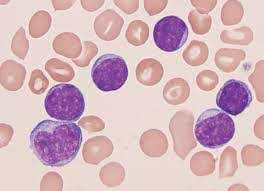
#> input picture 1_image_processing/dataset/train/img-1.jpg, 264 x 191 px
$ jupyter execute test.ipynb   (shell and % lines are left out)   (older library calls are emulated)
#> lines starting #> are read from the running program, lines starting #| are printed output that depends on the picture; after the words box and inside, x2 and y2 are one past the last pixel; in counts of white or black regions, pixels touching at a corner belong together
[cell 1]
import numpy as np
import cv2
import matplotlib
import matplotlib.pyplot as plt

[cell 2]
cvimg = cv2.imread('dataset/train/img-1.jpg')
#> cvimg is the input picture: shape (191, 264, 3); mean B, G, R 189, 183.6, 214
rgbimg = cv2.cvtColor(cvimg, cv2.COLOR_BGR2RGB)
plt.imshow(rgbimg)

[cell 3]
gsimg = cv2.cvtColor(cvimg, cv2.COLOR_BGR2GRAY)
plt.imshow(gsimg, 'gray')

[cell 4]
def my_rgb2gray(img_rgb):
    img_gray = np.ndarray((img_rgb.shape[0], img_rgb.shape[1]))
    img_gray = 0.21*img_rgb[:, :, 0] + 0.77*img_rgb[:, :, 1] + 0.07*img_rgb[:, :, 2]
    img_gray = img_gray.astype('uint8')
    return img_gray
scgsimg = my_rgb2gray(rgbimg)
plt.imshow(scgsimg, 'gray')

[cell 5]
blueimg = cvimg[:,:,0].astype('float64')
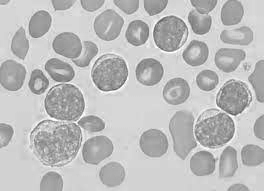
#> blueimg: shape (191, 264) float64; min 92, max 255, mean 189
blueimg *= (255.0/blueimg.max())
blueimg = blueimg.astype('uint8')
plt.imshow(blueimg, 'gray')

[cell 6]
greenimg = cvimg[:,:,1].astype('float64')
greenimg *= (255.0/greenimg.max())
greenimg = greenimg.astype('uint8')
plt.imshow(greenimg, 'gray')

[cell 7]
redimg = cvimg[:,:,2].astype('float64')
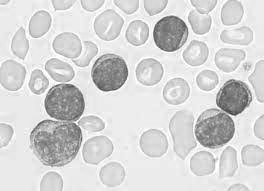
#> redimg: shape (191, 264) float64; min 61, max 255, mean 214
redimg *= (255.0/redimg.max())
redimg = redimg.astype('uint8')
plt.imshow(redimg, 'gray')

[cell 8]
plt.imshow(cvimg)

[cell 9]
_, bingreenimg = cv2.threshold(greenimg, 127, 255, cv2.THRESH_BINARY)
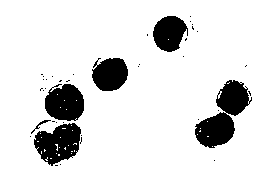
#> bingreenimg: shape (191, 264); 87.6% white; 40 black regions (34 under 20 px), largest, box (x1, y1, x2, y2) and area: (195, 80, 252, 148) 1840, (34, 123, 81, 166) 1309, (45, 84, 84, 121) 1140, (92, 58, 128, 91) 942, (153, 16, 188, 52) 904, (31, 120, 51, 134) 45
plt.imshow(bingreenimg, 'gray')

[cell 10]
adabingreenimg = cv2.adaptiveThreshold(greenimg, 255, cv2.ADAPTIVE_THRESH_MEAN_C, cv2.THRESH_BINARY, 535, 64)
#> adabingreenimg: shape (191, 264); 86.6% white; 91 black regions (82 under 20 px), largest, box (x1, y1, x2, y2) and area: (195, 79, 252, 148) 1944, (34, 122, 82, 167) 1408, (45, 84, 85, 121) 1172
plt.imshow(adabingreenimg, 'gray')

[cell 11]
invadabingreenimg = 255-adabingreenimg
plt.imshow(invadabingreenimg, 'gray')

[cell 12]
kernel = cv2.getStructuringElement(cv2.MORPH_ELLIPSE, (5, 5))
erodedinvadabingreenimg = cv2.erode(invadabingreenimg, kernel, iterations=1)
#> erodedinvadabingreenimg: shape (191, 264); 9.2% white; 6 white regions, box (x1, y1, x2, y2) and area: (36, 125, 79, 163) 913, (47, 86, 83, 119) 885, (197, 114, 233, 146) 791, (94, 59, 126, 90) 720, (155, 18, 185, 50) 693, (218, 81, 247, 114) 637
plt.imshow(erodedinvadabingreenimg, 'gray')

[cell 13]
kernel = cv2.getStructuringElement(cv2.MORPH_RECT, (2, 2))
dilatederodedinvadabingreenimg = cv2.dilate(erodedinvadabingreenimg, kernel, iterations=5)
#> dilatederodedinvadabingreenimg: shape (191, 264); 13.9% white; 5 white regions, box (x1, y1, x2, y2) and area: (197, 81, 252, 151) 2141, (36, 125, 84, 168) 1504, (47, 86, 88, 124) 1283, (94, 59, 131, 95) 1062, (155, 18, 190, 55) 1028
plt.imshow(dilatederodedinvadabingreenimg, 'gray')

[cell 14]
# noise removal
kernel = np.ones((3,3),np.uint8)
opening = cv2.morphologyEx(invadabingreenimg,cv2.MORPH_OPEN,kernel, iterations = 2)
#> opening: shape (191, 264); 12.2% white; 5 white regions, box (x1, y1, x2, y2) and area: (195, 80, 249, 148) 1870, (35, 123, 81, 164) 1291, (45, 84, 84, 121) 1139, (93, 58, 128, 91) 926, (153, 16, 186, 52) 903
# sure background area
sure_bg = cv2.dilate(opening,kernel,iterations=3)
#> sure_bg: shape (191, 264); 17.6% white; 4 white regions, box (x1, y1, x2, y2) and area: (32, 81, 87, 167) 3464, (192, 77, 252, 151) 2700, (90, 55, 131, 94) 1370, (150, 13, 189, 55) 1353
plt.imshow(sure_bg, 'gray')

[cell 15]
plt.imshow(opening, 'gray')

[cell 16]
# Finding sure foreground area
dist_transform = cv2.distanceTransform(dilatederodedinvadabingreenimg,cv2.DIST_L2,5)
plt.imshow(dist_transform, 'gray')

[cell 17]
ret, sure_fg = cv2.threshold(dist_transform,0.7*dist_transform.max(),255,0)
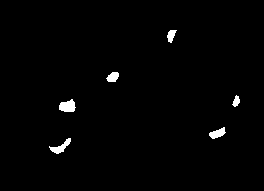
#> sure_fg: shape (191, 264) float32; 1.3% white; 6 white regions, box (x1, y1, x2, y2) and area: (59, 99, 76, 112) 161, (49, 138, 71, 154) 135, (209, 127, 226, 139) 115, (106, 72, 119, 82) 95, (167, 30, 177, 43) 79, (232, 95, 240, 107) 58
#> ret = 12.6
# Finding unknown region
sure_fg = np.uint8(sure_fg)
plt.imshow(sure_fg, 'gray')

[cell 18]
unknown = cv2.subtract(sure_bg,sure_fg)
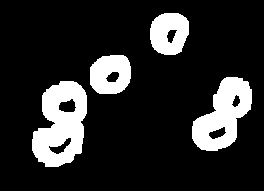
#> unknown: shape (191, 264); 16.3% white; 4 white regions
plt.imshow(unknown, 'gray')

[cell 19]
img, contours, hierarchy = cv2.findContours(dilatederodedinvadabingreenimg, cv2.RETR_LIST, cv2.CHAIN_APPROX_SIMPLE)
#> contours = 5 contours; box (x1, y1, x2, y2) and area: (197, 81, 252, 151) 2041, (36, 125, 84, 168) 1430, (47, 86, 88, 124) 1221, (94, 59, 131, 95) 1008, (155, 18, 190, 55) 974
print(len(contours))
#| 5

[cell 20]
_, bingsimg = cv2.threshold(gsimg, 192, 255, cv2.THRESH_BINARY)
#> bingsimg: shape (191, 264); 57.6% white; 41 black regions (3 under 20 px), largest, box (x1, y1, x2, y2) and area: (30, 58, 105, 167) 3977, (169, 79, 252, 160) 2992, (91, 53, 128, 92) 1112
plt.imshow(bingsimg, 'gray')

[cell 21]
adabingsimg = cv2.adaptiveThreshold(gsimg, 255, cv2.ADAPTIVE_THRESH_MEAN_C, cv2.THRESH_BINARY, 535, 0)
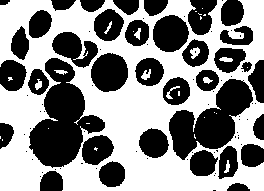
#> adabingsimg: shape (191, 264); 53.1% white; 87 black regions (51 under 20 px), largest, box (x1, y1, x2, y2) and area: (29, 58, 105, 168) 4148, (169, 79, 253, 160) 3304, (91, 53, 128, 92) 1132
plt.imshow(adabingsimg, 'gray')

[cell 22]
invadabingsimg = 255 - adabingsimg
plt.imshow(invadabingsimg, 'gray')

[cell 23]
kernel = cv2.getStructuringElement(cv2.MORPH_ELLIPSE, (2, 2))
erodedinvadabingsimg = cv2.erode(invadabingsimg, kernel, iterations=4)
#> erodedinvadabingsimg: shape (191, 264); 31.3% white; 42 white regions (3 under 20 px), largest, box (x1, y1, x2, y2) and area: (33, 62, 85, 167) 2984, (196, 83, 252, 149) 1812, (95, 57, 128, 92) 885
plt.imshow(erodedinvadabingsimg, 'gray')

[cell 24]
kernel = cv2.getStructuringElement(cv2.MORPH_RECT, (3, 3))
dilatederodedinvadabingsimg = cv2.dilate(erodedinvadabingsimg, kernel, iterations=4)
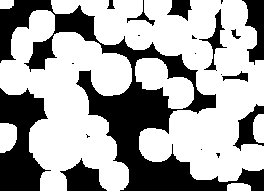
#> dilatederodedinvadabingsimg: shape (191, 264); 64.8% white; 20 black regions (9 under 20 px)
plt.imshow(dilatederodedinvadabingsimg, 'gray')

[cell 25]
img, contours, hierarchy = cv2.findContours(dilatederodedinvadabingsimg, cv2.RETR_LIST, cv2.CHAIN_APPROX_SIMPLE)
#> contours = 20 contours, 10 with area under 20; largest, box (x1, y1, x2, y2) and area: (51, 0, 264, 182) 16980, (0, 10, 132, 191) 12537, (135, 58, 194, 109) 1591, (198, 8, 228, 71) 455, (0, 123, 17, 153) 396
print(len(contours))
#| 20

[cell 26]
img = cvimg.copy()
cv2.drawContours(img, contours, -1, (255, 0, 0), 1,)
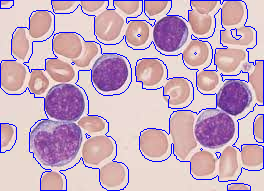
#> img: shape (191, 264, 3); 5.55% of pixels changed, all inside (x1, y1, x2, y2) = (0, 0, 264, 191)
plt.imshow(img)

[cell 27]
# Finding sure foreground area
unknown = cv2.subtract(invadabingsimg,dilatederodedinvadabingreenimg)
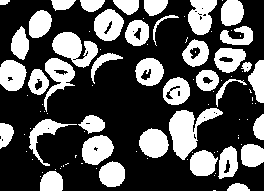
#> unknown: shape (191, 264); 34.4% white; 95 white regions (56 under 20 px), largest, box (x1, y1, x2, y2) and area: (169, 108, 223, 160) 1267, (52, 32, 98, 68) 949, (188, 0, 217, 35) 711
dist_transform = cv2.distanceTransform(unknown,cv2.DIST_L2,5)
plt.imshow(dist_transform, 'gray')

[cell 28]
ret, sure_fg = cv2.threshold(dist_transform,0.5*dist_transform.max(),255,0)
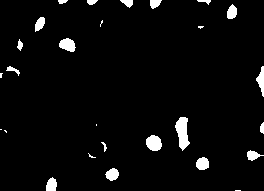
#> sure_fg: shape (191, 264) float32; 3.9% white; 27 white regions (8 under 20 px), largest, box (x1, y1, x2, y2) and area: (175, 117, 190, 151) 313, (146, 135, 162, 151) 199, (59, 38, 76, 52) 166
#> ret = 6.89
# Finding unknown region
sure_fg = np.uint8(sure_fg)
plt.imshow(sure_fg, 'gray')

$ run again, with 1_image_processing/dataset/train/img-3.jpg copied over 1_image_processing/dataset/train/img-1.jpg
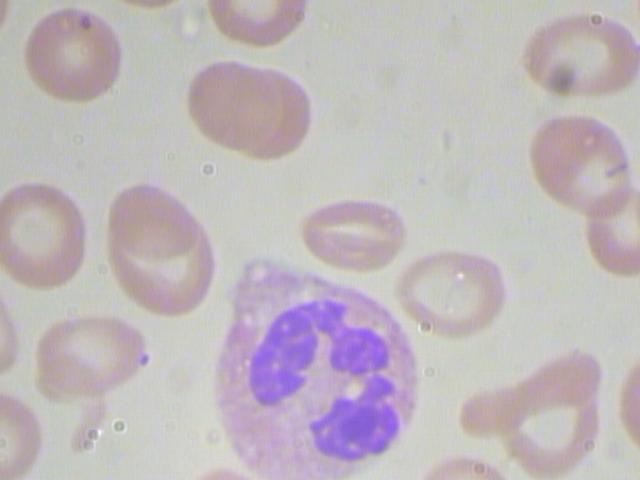
#> input picture 1_image_processing/dataset/train/img-3.jpg, 640 x 480 px
#> cvimg is the input picture: shape (480, 640, 3); mean B, G, R 188.1, 183.6, 191.8
#> bingreenimg: shape (480, 640); 96.8% white; 5 black regions (1 under 20 px), largest, box (x1, y1, x2, y2) and area: (252, 302, 344, 403) 4026, (313, 377, 398, 459) 3760, (331, 328, 388, 374) 1925, (81, 17, 90, 28) 70
#> adabingreenimg: shape (480, 640); 96.9% white; 5 black regions (2 under 20 px), largest, box (x1, y1, x2, y2) and area: (252, 303, 344, 403) 3923, (313, 377, 398, 459) 3820, (331, 328, 388, 374) 1909
#> erodedinvadabingreenimg: shape (480, 640); 2.3% white; 5 white regions (1 under 20 px), largest, box (x1, y1, x2, y2) and area: (315, 379, 395, 457) 2973, (255, 312, 313, 401) 2296, (333, 330, 386, 372) 1530, (306, 305, 342, 331) 379
#> dilatederodedinvadabingreenimg: shape (480, 640); 3.5% white; 3 white regions, box (x1, y1, x2, y2) and area: (255, 305, 347, 406) 4493, (315, 379, 400, 462) 4243, (333, 330, 391, 377) 2093
#> opening: shape (480, 640); 3.1% white; 3 white regions, box (x1, y1, x2, y2) and area: (253, 303, 344, 402) 3831, (313, 377, 397, 459) 3792, (332, 329, 387, 374) 1887
#> sure_bg: shape (480, 640); 4.4% white; 2 white regions, box (x1, y1, x2, y2) and area: (250, 300, 390, 405) 8256, (310, 374, 400, 462) 5203
#> `ret, sure_fg = cv2.threshold(dist_transform,0.7*dist_transform.max(),2..`: ret = 14.84
#> `img, contours, hierarchy = cv2.findContours(dilatederodedinvadabingree..`: contours = 10 contours, 3 with area under 20; largest, box (x1, y1, x2, y2) and area: (255, 305, 347, 406) 4486, (315, 379, 400, 462) 4138, (333, 330, 391, 377) 2008, (272, 351, 286, 375) 177, (350, 445, 362, 454) 60, (284, 325, 292, 333) 34, (277, 386, 284, 392) 20
#| 10
#> bingsimg: shape (480, 640); 51.2% white; 251 black regions (199 under 20 px), largest, box (x1, y1, x2, y2) and area: (0, 0, 312, 292) 38066, (216, 259, 418, 480) 33032, (518, 0, 640, 278) 19134
#> adabingsimg: shape (480, 640); 61.8% white; 57 black regions (28 under 20 px), largest, box (x1, y1, x2, y2) and area: (217, 261, 418, 480) 31974, (529, 115, 640, 278) 10068, (460, 349, 602, 480) 9688
#> erodedinvadabingsimg: shape (480, 640); 32.9% white; 26 white regions (4 under 20 px), largest, box (x1, y1, x2, y2) and area: (221, 265, 417, 480) 28832, (533, 119, 640, 278) 8623, (191, 65, 311, 160) 8513
#> dilatederodedinvadabingsimg: shape (480, 640); 44.1% white; 23 white regions
#> `img, contours, hierarchy = cv2.findContours(dilatederodedinvadabingsim..`: contours = 38 contours, 2 with area under 20; largest, box (x1, y1, x2, y2) and area: (217, 261, 421, 480) 34648, (460, 349, 606, 480) 12416, (529, 115, 640, 282) 11576, (108, 184, 218, 320) 11490, (187, 61, 315, 164) 10128
#| 38
#> img: shape (480, 640, 3); 2.23% of pixels changed, all inside (x1, y1, x2, y2) = (0, 0, 640, 480)
#> `ret, sure_fg = cv2.threshold(dist_transform,0.5*dist_transform.max(),2..`:
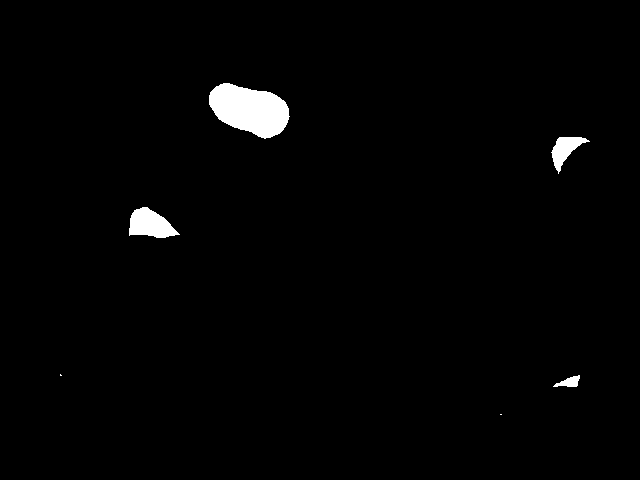
#> sure_fg: shape (480, 640) float32; 1.6% white; 6 white regions (2 under 20 px), largest, box (x1, y1, x2, y2) and area: (209, 83, 290, 139) 3066, (129, 207, 180, 238) 1016, (551, 137, 590, 174) 607, (553, 375, 580, 387) 179
#> `ret, sure_fg = cv2.threshold(dist_transform,0.5*dist_transform.max(),2..`: ret = 21.97
